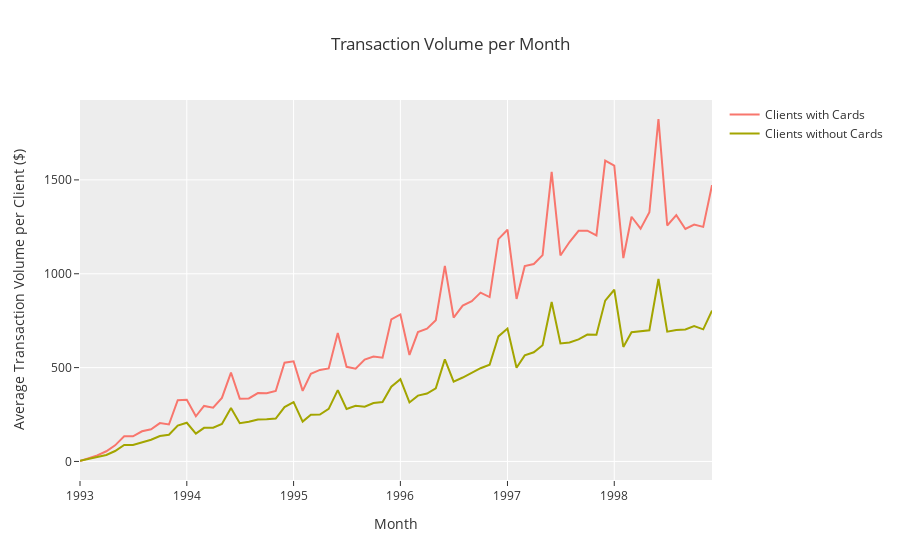

The cell this chart's notebook holds for it:
### Code cell
fig = go.Figure()

for has_card in [True, False]:
    data = transactions_monthly[transactions_monthly['has_card'] == has_card]
    data_grouped = data.groupby('month')['volume'].sum().reset_index()
    # Direct conversion of the month column to string
    data_grouped['month'] = data_grouped['month'].astype(str)
    fig.add_trace(go.Scatter(x=data_grouped['month'], y=data_grouped['volume'] / data.shape[0],
                             mode='lines',
                             name='Clients with Cards' if has_card else 'Clients without Cards'))

fig.update_layout(title_text='Transaction Volume per Month',
                  xaxis_title='Month',
                  yaxis_title='Average Transaction Volume per Client ($)',
                  showlegend=True)

fig.show()
